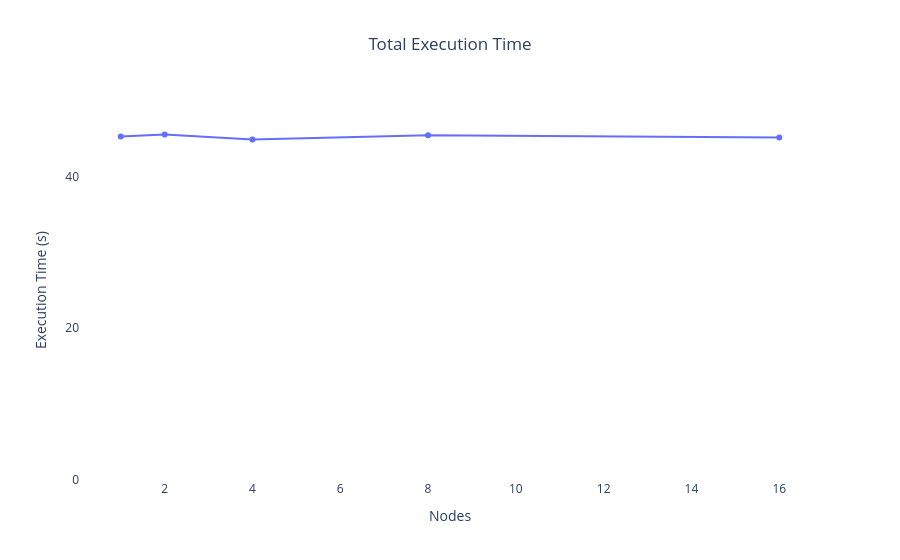

Write notebook code for a chart like this one.
### Markdown cell above
## Computation Time
- Computation time remains **nearly constant** across all node counts (~**45 s**)
- This confirms **ideal weak scaling behavior**: doubling the nodes while doubling the problem size keeps the time stable

### Code cell
p_tot_weak.show()

### Figure 1 — Plotly figure (JSON) as saved in the notebook; plotly's stock layout.template omitted (floating-point values rounded to 4 significant figures)
{"data": [{"customdata": [[8, 15000, 15000], [16, 30000, 15000], [32, 30000, 30000], [64, 60000, 30000], [128, 60000, 60000]], "hovertemplate": "nodes=%{x}<br>execution_time=%{y}<br>tasks=%{customdata[0]}<br>x_size=%{customdata[1]}<br>y_size=%{customdata[2]}<extra></extra>", "legendgroup": "", "line": {"color": "#636efa", "dash": "solid"}, "marker": {"symbol": "circle"}, "mode": "lines+markers", "name": "", "orientation": "v", "showlegend": false, "type": "scatter", "x": [1, 2, 4, 8, 16], "xaxis": "x", "y": [45.25, 45.51, 44.87, 45.4, 45.11], "yaxis": "y"}], "layout": {"legend": {"tracegroupgap": 0}, "plot_bgcolor": "white", "title": {"text": "Total Execution Time", "x": 0.5}, "xaxis": {"anchor": "y", "autorange": true, "domain": [0, 1], "title": {"text": "Nodes"}}, "yaxis": {"anchor": "x", "domain": [0, 1], "dtick": 20, "range": [0, 50.06], "tick0": 0, "tickmode": "linear", "title": {"text": "Execution Time (s)"}}}}
